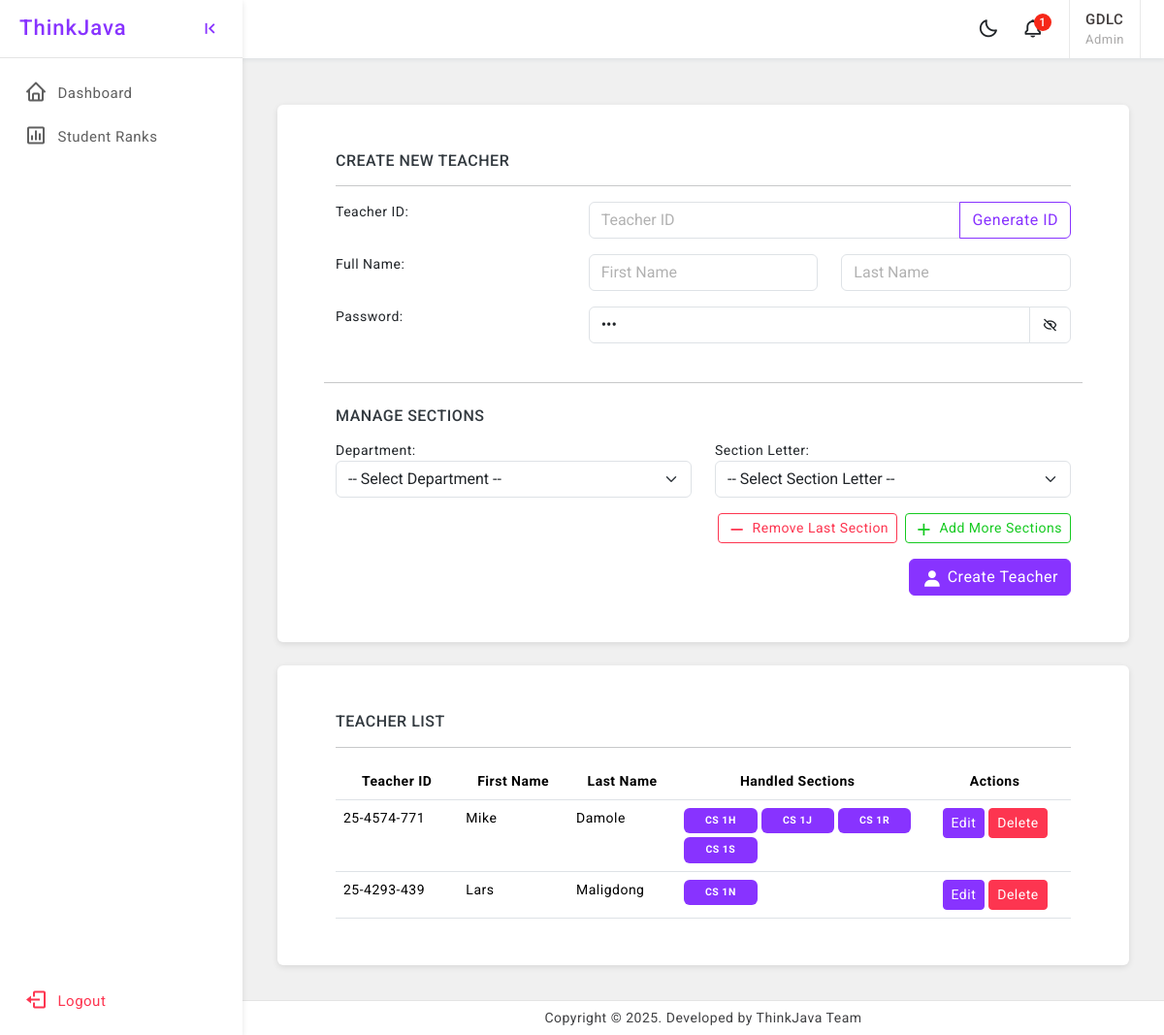
Page /create-teacher/ (signed in) on the earlier database version.
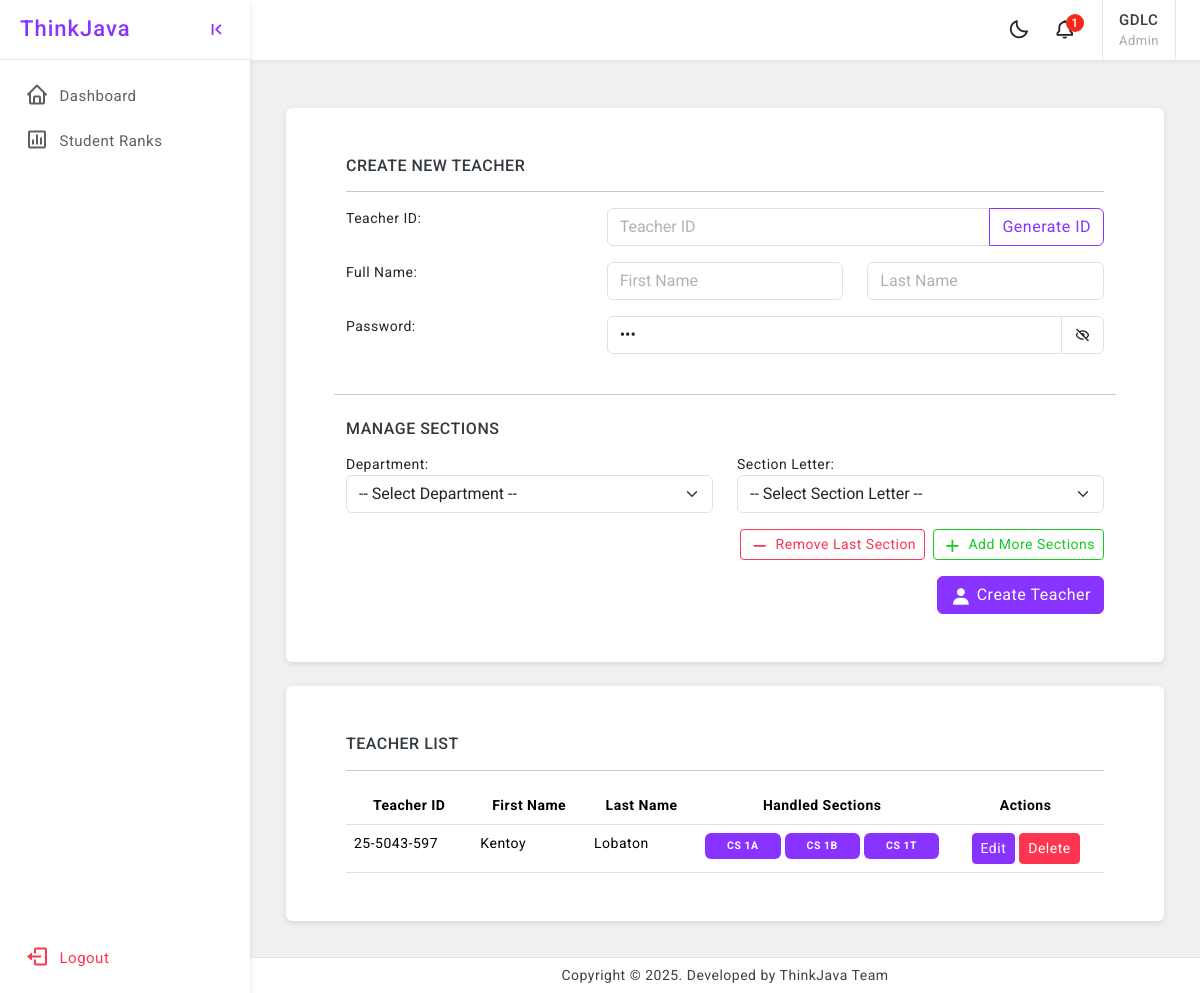
Same page on the later database version.
### StudentManagementSystem/models/teachers.py (models this page shows, shortened)
class Teacher(models.Model):
    teacher_id = models.CharField(max_length=50, unique=True)
    first_name = models.CharField(max_length=150)
    last_name = models.CharField(max_length=150)
    date_of_birth = models.DateField(null=True, blank=True)
    password = models.CharField(max_length=128)  # store hashed passwords ideally
    role = models.CharField(
        max_length=20,
        choices=Role.choices,
        default=Role.TEACHER  # Default to 'Teacher' role
    )

### StudentManagementSystem/views/admin/manage_teachers.py (the view, shortened to what this page needs)
def create_teacher(request):
    admin_id = request.session.get('user_id')
    if not admin_id:
        return redirect('unified_login')
    context = get_teacher_context(admin_id)
    return render(request, 'admin/teacher_form.html', context)

### StudentManagementSystem/models/section.py (called while the page is built)
    def __str__(self):
        return f"{self.department.name} {self.year_level.year}{self.letter}"  # e.g., "CS 1A"

### StudentManagementSystem/views/admin/manage_teachers.py (called while the page is built)
def get_teacher_context(admin_id, message_container_id='create_message'):
    admin = SimpleAdmin.objects.get(id=admin_id)
    departments = Department.objects.all()
    teachers = Teacher.objects.all()
    teachers_with_sections = []
    for teacher in teachers:
        handled_sections = teacher.handled_sections.all()
        section_names = [str(handled_section.section) for handled_section in handled_sections]
        teachers_with_sections.append({
            'teacher': teacher,
            'section_names': section_names
        })
    context = {
        'departments': departments,
        'username': admin.username,
        'role': Role.ADMIN,
        'teachers_with_sections': teachers_with_sections,
        'message_container_id': message_container_id,
    }
    return context

### StudentManagementSystem/templates/admin/teacher_form.html (shortened to what the changed rows need)
{% extends 'base.html' %}
{% load static %}
{% block content %}
    <div class="page-wrapper">
    <div class="row p-5">
        {% include 'admin/teacher_list.html' %}
    </div>
{% endblock %}

### StudentManagementSystem/templates/admin/teacher_list.html (shortened to what this page needs)
<div class="card" id="teacher_table">
    <div class="card-body p-5">
        <h6 class="mb-0 text-uppercase">Teacher List</h6>
        <hr>
        <table class="table mb-0 table-hover">
            <thead>
            <tr class="text-center">
                <th scope="col">Teacher ID</th>
                <th scope="col">First Name</th>
                <th scope="col">Last Name</th>
                <th scope="col">Handled Sections</th>
                <th scope="col">Actions</th>
            </tr>
            </thead>
            <tbody>
            {% for item in teachers_with_sections %}
                <tr>
                    <td>{{ item.teacher.teacher_id }}</td>
                    <td>{{ item.teacher.first_name }}</td>
                    <td>{{ item.teacher.last_name }}</td>
                    <td style="width: 250px">
                        <div class="row row-cols-3 g-1">
                            {% for section_name in item.section_names %}
                                <div class="col">
                                    <span class="badge bg-primary px-3 py-2 text-center w-100">{{ section_name }}</span>
                                </div>
                            {% empty %}
                                <span class="text-muted">No section(s) assigned.</span>
                            {% endfor %}
                        </div>
                    </td>
                    <td class="text-center">
                        <button type="button" class="btn btn-primary btn-sm"
                                onclick="openEditModal({{ item.teacher.id }})">
                            Edit
                        </button>
                        <button type="button" class="btn btn-danger btn-sm"
                                onclick="deleteTeacher({{ item.teacher.id }})">
                            Delete
                        </button>
                    </td>
                </tr>
            {% empty %}
                <tr>
                    <td colspan="5" class="text-center font-22">No teachers found.</td>
                </tr>
            {% endfor %}
            </tbody>
        </table>
    </div>
</div>

Differences in the rows shown:
removed Teacher: teacher.teacher_id "25-4574-771", teacher.first_name "Mike", teacher.last_name "Damole", section_names "CS 1H" "CS 1J" "CS 1R" "CS 1S"
removed Teacher: teacher.teacher_id "25-4293-439", teacher.first_name "Lars", teacher.last_name "Maligdong", section_names "CS 1N"
added Teacher: teacher.teacher_id "25-5043-597", teacher.first_name "Kentoy", teacher.last_name "Lobaton", section_names "CS 1A" "CS 1B" "CS 1T"
